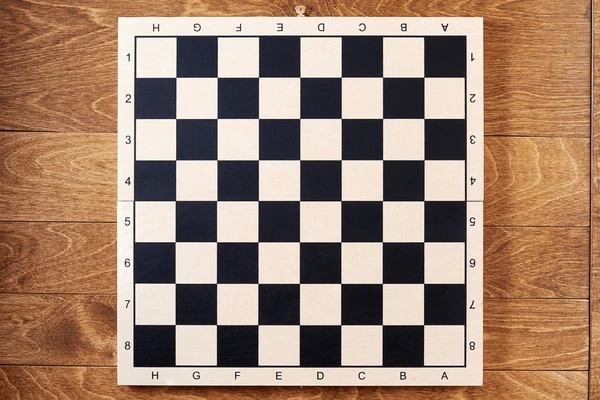
#> input picture CV-Lab/Lab-5/Res/chess.webp, 600 x 400 px
$ python q2.py
#> lines starting #> are read from the running program, lines starting #| are printed output that depends on the picture; after the words box and inside, x2 and y2 are one past the last pixel; in counts of white or black regions, pixels touching at a corner belong together
import cv2
import numpy as np

def fast(img_path, threshold=20):
#> called with img_path = 'Res/chess.webp', threshold = 100
    img = cv2.imread(img_path)
#> img is the input picture: shape (400, 600, 3); mean B, G, R 111.8, 131.3, 159.9
    gr = cv2.cvtColor(img, cv2.COLOR_BGR2GRAY)
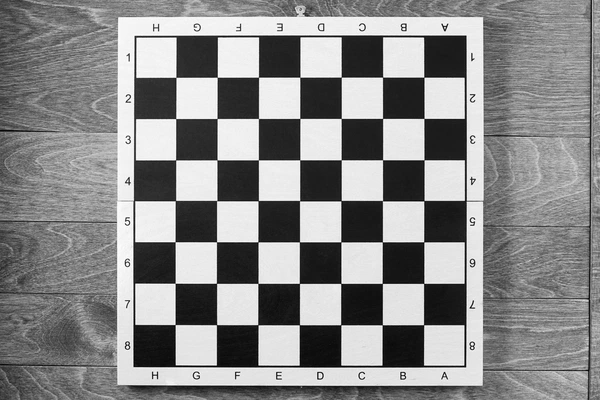
#> gr: shape (400, 600); min 0, max 255, mean 137.6

    gr = np.uint8(gr)

    ct = threshold

    c = np.zeros_like(gr)

    pix = [(int(3 * np.cos(2 * np.pi * i / 16)), int(3 * np.sin(2 * np.pi * i / 16))) for i in range(16)]

    def is_corner(x, y):
        if x < 3 or x >= gr.shape[0] - 3 or y < 3 or y >= gr.shape[1] - 3:
            return False

        pixel_value = gr[x, y]
        count = 0

        for dx, dy in pix:
            if abs(gr[x + dx, y + dy] - pixel_value) > ct:
                count += 1

        return count >= 12

    for x in range(gr.shape[0]):
        for y in range(gr.shape[1]):
            if is_corner(x, y):
                c[x, y] = 255
#> this loop made 400 passes
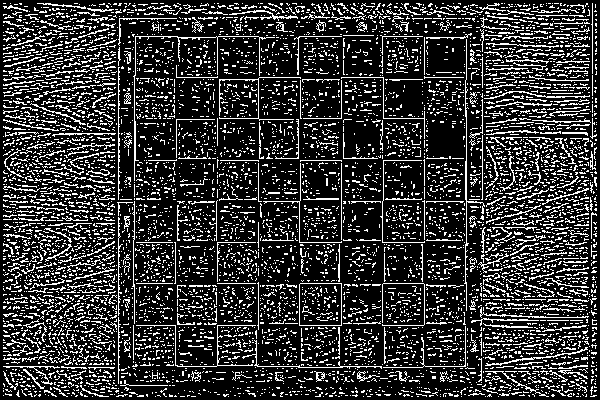
#> c: shape (400, 600); 20.6% white in thin lines or dots

    img[c == 255] = [0, 0, 255]
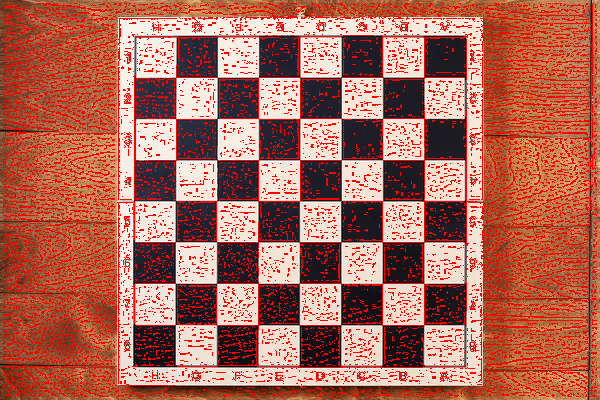
#> img: shape (400, 600, 3); mean B, G, R 89.6, 104.1, 178.3

    cv2.imshow('Output', img)
    cv2.waitKey(0)
    cv2.destroyAllWindows()

fast('Res/chess.webp', threshold=100)

$ run again, with CV-Lab/Lab-5/Res/people.webp copied over CV-Lab/Lab-5/Res/chess.webp
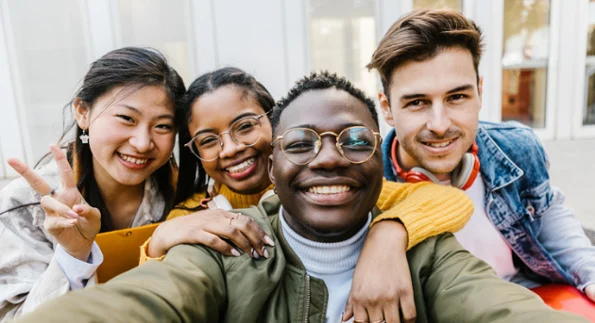
#> input picture CV-Lab/Lab-5/Res/people.webp, 595 x 323 px
#> in fast, img is the input picture: shape (323, 595, 3); mean B, G, R 139.1, 151.1, 164.2
#> the loop in fast, `for x in range(gr.shape[0]):` made 323 passes
#> after the loop in fast, `for x in range(gr.shape[0]):`:
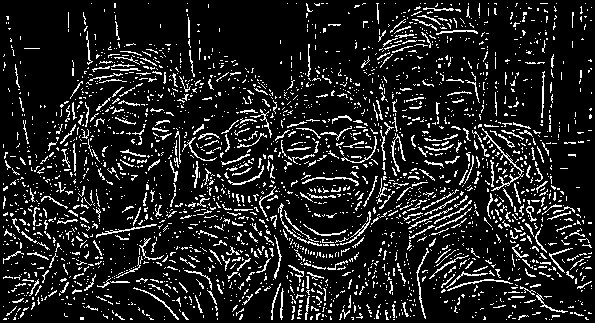
#> c: shape (323, 595); 12.5% white in thin lines or dots
#> in fast, `img[c == 255] = [0, 0, 255]`:
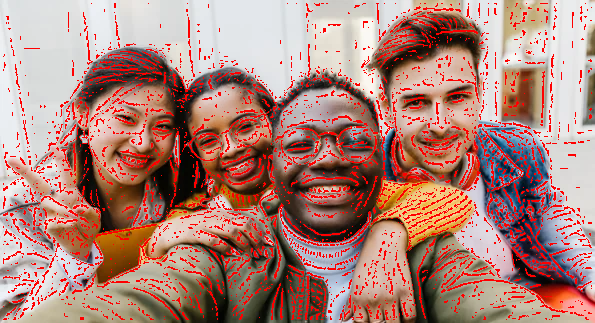
#> img: shape (323, 595, 3); 12.49% of pixels changed, all inside (x1, y1, x2, y2) = (3, 3, 592, 320)
